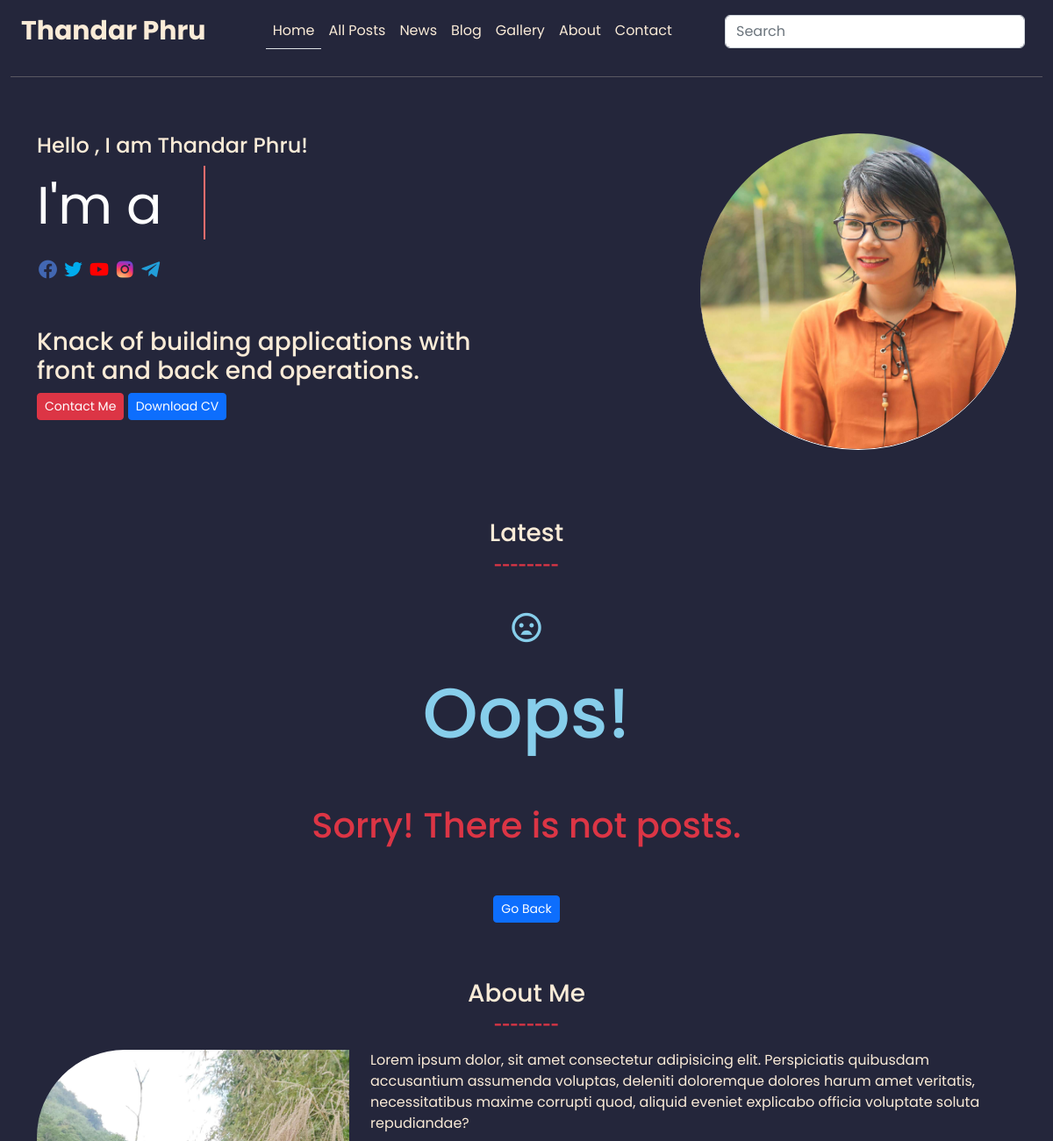
Before: / (upper part) with the older database file.
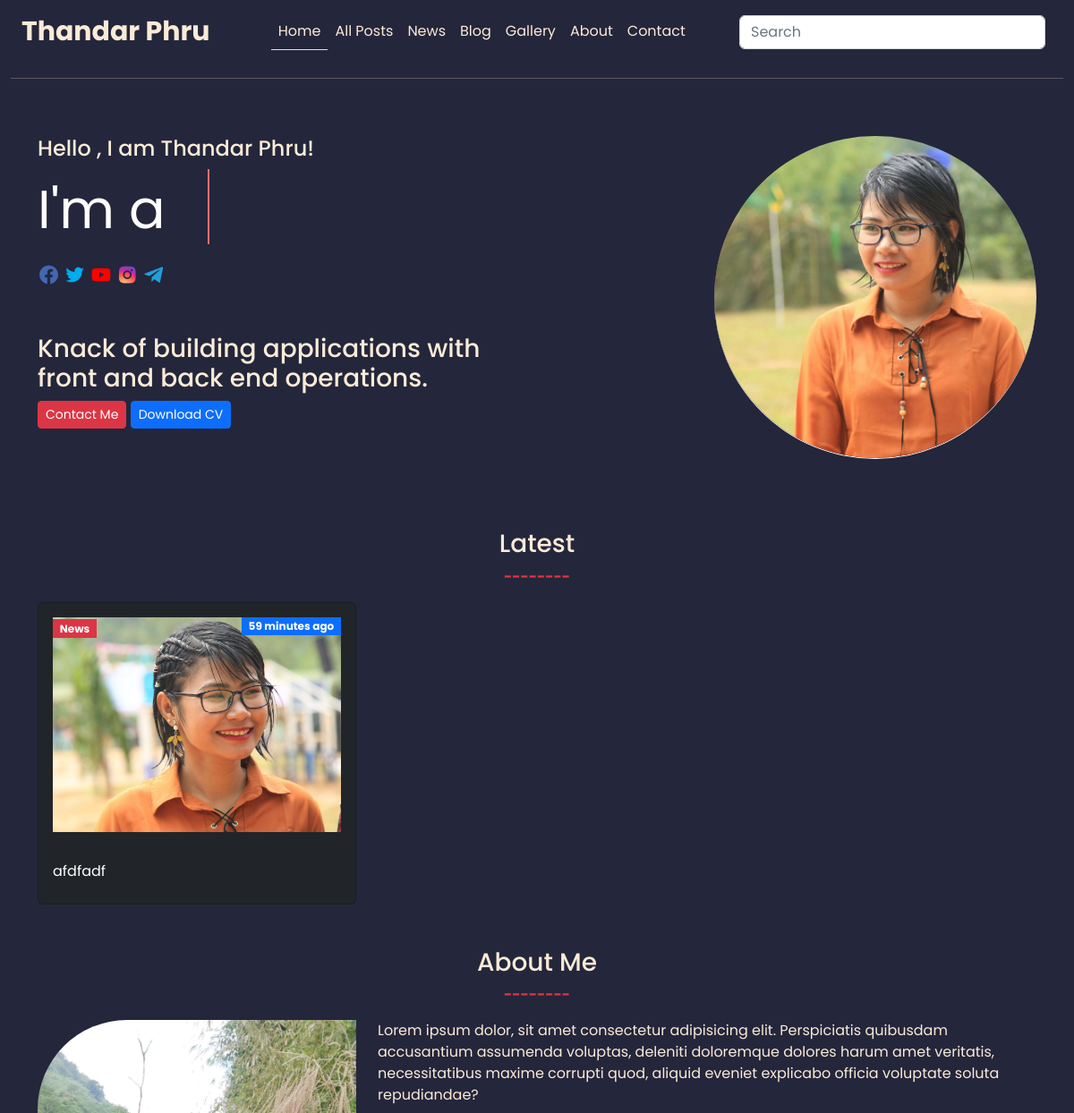
After: the same page with the newer database file.
### base/models.py (models this page shows, shortened)
class Category(models.Model):
    name = models.CharField(max_length=100)
    slug = models.SlugField(
            default='',
            editable=False,
        )
    created = models.DateTimeField(auto_now_add=True)
    updated = models.DateTimeField(auto_now=True)
    def __str__(self):
        return self.name

class Post(models.Model):
    title = models.CharField(max_length=255)
    category = models.ForeignKey(Category, on_delete=models.CASCADE)
    slug = models.SlugField(
            default='',
            editable=False,
        )
    author = models.ForeignKey(User, on_delete=models.CASCADE ,default='Thandar Phru')
    content = models.TextField(null=True)
    short_content = models.TextField(null=True,blank=True)
    feature = models.ImageField(upload_to = 'static/postimages', blank= True,null=True,default='static/postimages/contactme.JPEG')
    tags = models.ManyToManyField(Tag)
    created = models.DateTimeField(auto_now_add=True)
    updated = models.DateTimeField(auto_now=True)
    is_feature = models.BooleanField(default=True)
    class Meta:
        ordering = ('-created',)

### base/views.py (the view, shortened to what this page needs)
# urls.py: path('',views.home, name='home'),
def home(request):
    posts = Post.objects.all()[0:3]
    gallery = Gallery.objects.all()[0:4]
    categories = Category.objects.all()
    context = {'posts': posts,'categories':categories,'gallery':gallery}
    if 'q' in request.GET:
        q = request.GET['q']
        search = Q(Q(title__icontains = q) | Q(content__icontains = q))
        results = Post.objects.filter(search)
        context ={'results':results,'q':q,'categories':categories}
        return render(request, 'base/searchresult.html', context)
    return render(request,'base/home.html',context)

### base/templates/base/home.html (shortened to what this page needs)
{% extends 'main.html' %} {% load static %}
{% block content %}
<div class="container">
  <div class="row justify-content-center">
    <div class="col-lg-6 py-5">
      <div>
        <h4>Hello , I am Thandar Phru!</h4>
      </div>
      <div class="wrapper">
        <div class="static-txt">I'm a</div>
        <ul class="dynamic-txts">
          <li><span>Soldier</span></li>
        </ul>
      </div>
      <div class="social-icon">
        <a href="https://www.facebook.com/profile.php?id=100074218491516" target="_blank">
          <i class="bx bxl-facebook-circle"></i>
        </a>
        <a href="https://www.twitter.com" target="_blank">
          <i class="bx bxl-twitter"></i>
        </a>
        <a href="https://www.youtube.com" target="_blank">
          <i class="bx bxl-youtube"></i>
        </a>
        <a href="https://www.instagram.com" target="_blank">
          <i class="bx bxl-instagram-alt"></i>
        </a>
        <a href="https://telegram.org/">
          <i class="bx bxl-telegram"></i>
        </a>
      </div>
      <div class="py-5">
        <h3>
          Knack of building applications with front and back end operations.
        </h3>
        <a href="#contactme" class="btn btn-danger btn-sm">Contact Me</a>
        <a href="" download="" class="btn btn-primary btn-sm">Download CV</a>
      </div>
    </div>
    <div class="col-lg-6 py-5">
      <div class="profile-picture">
        <div
          class="profile-picture-background"
          style="background-image: url('{% static 'images/thandarphru.JPEG' %}')"
        ></div>
      </div>
    </div>
  </div>
</div>
{% include 'base/blog.html' %}
{% include 'base/about.html' %}
{% endblock content %}

### templates/navbar.html (shortened to what this page needs)
{% load static %}
<nav class="navbar navbar-expand-lg">
  <div class="container-fluid">
    <a class="navbar-brand logo" href="{% url 'home' %}">Thandar Phru</a>
    <div class="collapse navbar-collapse" id="navbarSupportedContent">
      <ul class="navbar-nav mx-auto mb-2 mb-lg-0">
        {% url 'home' as url %}
        <li class="nav-item">
          <a class="nav-link {% if request.path == url %}border-bottom{% endif %}" aria-current="page" href="{% url 'home' %}">Home</a>
        </li>
        {% url 'posts' as url %}
        <li class="nav-item">
          <a class="nav-link {% if request.path == url %}border-bottom{% endif %}" href='{% url 'posts' %}'>All Posts</a>
        </li>
        {% for category in categories %}
        {% url 'category' category.slug as url %}
        <li class="nav-item">
            <a class="nav-link {% if request.path == url %}border-bottom{% endif %}" href="{% url 'category' category.slug %}">{{category.name}}</a>
          </li>{% endfor %}
          {% url 'gallery' as url %}
        <li class="nav-item">
          <a class="nav-link {% if request.path == url %}border-bottom{% endif %}" href='{% url 'gallery' %}'>Gallery</a>
        </li>
        <li class="nav-item">
          <a class="nav-link" href='{% url 'home' %}#aboutme'>About</a>
        </li>
        <li class="nav-item">
          <a class="nav-link" href='{% url 'home' %}#contactme'>Contact</a>
        </li>
      </ul>
      <form class="d-flex" role="search">
        <input
          class="form-control me-2"
          type="search"
          name = "q"
          placeholder="Search"
          aria-label="Search"
        />
      </form>
    </div>
  </div>
</nav>
<hr />

### base/templates/base/blog.html
<div class="container">
  <div class="row">
    <div class="text-center py-3">
      <h3>Latest</h3>
      <span class="text-danger fw-bold">--------</span>
    </div>
    {% if posts %}
    {% for post in posts %}
    <div class="col-lg-4">
      <div class="card bg-dark">
        <div class="p-3">
          <div
            class="blog-picture-background"
            style="
              background-image: url('{{post.feature.url}}');
              height: 240px;
              background-repeat: no-repeat;
              background-size: cover;
              background-position: center;
            "
          >
            <p>
              <span class="badge bg-danger text-center rounded-0"
                >{{post.category}}</span
              >
              <span class="badge bg-primary text-center float-end
               rounded-0"
                >{{post.created|timesince}} ago</span
              >
            </p>
          </div>
        </div>
        <div class="card-body">
          <div class="card-title text-dark">
            <a href="{% url 'detail' post.slug %} " class="text-white"> {{post.title | truncatechars:40}} </a>
          </div>
        </div>
      </div>
    </div>
    {% endfor %}
    {% else %}
    <div class="text-center py-3">
      <p style="font-size:40px;color:skyblue;"><i class='bx bx-sad' ></i></p>
      <h1 style="font-size:80px;color:skyblue;">Oops!</h1>
      <h1 class="text-danger py-5">Sorry! There is not posts.</h1>
      <a href="{% url 'home' %}" class="btn btn-primary btn-sm">Go Back</a>
  </div>
    {% endif %}
  </div>
</div>

Changed rows visible on the page:
added Post: feature (picture), category "News", created "59 minutes", title "afdfadf"
Other visible differences:
text no longer shown: "Oops! Sorry! There is not posts. Go Back"
